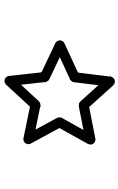
#> input picture ch04_featuredetector/zener_star.jpg, 118 x 189 px
$ jupyter execute Harriscorner.ipynb
#> lines starting #> are read from the running program, lines starting #| are printed output that depends on the picture; after the words box and inside, x2 and y2 are one past the last pixel; in counts of white or black regions, pixels touching at a corner belong together; long printed decimals are rounded
[cell 1]
import cv2
import numpy as np
import matplotlib.pyplot as plt

[cell 2]
#filepath = 'triangle.png' #'zener_star.jpg'
filepath = 'zener_star.jpg'
src = cv2.imread(filepath)
#> src is the input picture: shape (189, 118, 3); mean B, G, R 216.1, 216.1, 216.1

[cell 3]
plt.imshow(src)

[cell 4]
rows, cols, channels = src.shape
#> rows = 189; cols = 118; channels = 3

# Rotation 변화, Invariant?
M = cv2.getRotationMatrix2D( (cols/2, rows/4),  45, 1.5 )  # center, rotation, scale
src1 = cv2.warpAffine( src, M, (cols*4//2, rows*2//2), borderValue=(255, 255, 255))  # 변형하고 주변을 하얀색으로 채움
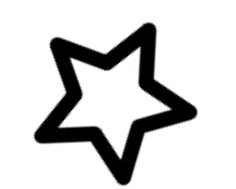
#> src1: shape (189, 236, 3); mean B, G, R 211.3, 211.3, 211.3

[cell 5]
plt.imshow(src1)

[cell 6]
gray = cv2.cvtColor(src1, cv2.COLOR_BGR2GRAY)

[cell 7]
bs = 7;  #5
res = cv2.cornerHarris(gray, blockSize=bs, ksize=3, k=0.04)
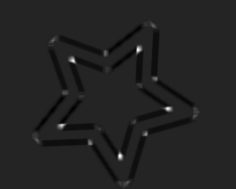
#> res: shape (189, 236) float32; min -0.00185, max 0.0112, mean -6.33e-05; drawn with min black and max white

[cell 8]
plt.imshow(res, cmap='gray')

[cell 9]
T_harris = 0.01 #0.02
ret, res_bin = cv2.threshold(res, T_harris, 255, cv2.THRESH_BINARY)
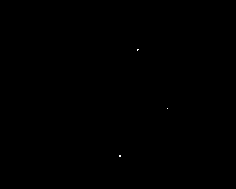
#> res_bin: shape (189, 236) float32; 0.02% white in thin lines or dots, all inside (x1, y1, x2, y2) = (119, 49, 168, 157)
#> ret = 0.01
res_bin = cv2.dilate(res_bin, None) # 3x3 rect kernel
#> res_bin: shape (189, 236) float32; 0.09% white; 3 white regions (3 under 20 px)
res_bin = np.uint8(res_bin)
#> res_bin: shape (189, 236); 0.09% white; 3 white regions (3 under 20 px)

[cell 10]
plt.imshow(res_bin, cmap='gray')

[cell 11]
ret, labels, stats, centroids = cv2.connectedComponentsWithStats(res_bin)
#> labels: shape (189, 236) int32; 4 distinct labels, from 0 to 3
#> ret = 4; stats = [[0, 0, 236, 189, 44564], [136, 48, 4, 4, 15], [166, 107, 3, 3, 9], [118, 154, 4, 4, 16]]; centroids = [[117.5, 93.99], [137.4, 49.4], [167, 108], [119.5, 155.5]]
print('centroids.shape=', centroids.shape)
#| centroids.shape= (4, 2)
print('centroids=',centroids)
#| centroids= [[117.483  93.990]
#|  [137.4         49.4       ]
#|  [167.         108.        ]
#|  [119.5        155.5       ]]
centroids = np.float32(centroids[1:, :])  # 배경영역제거
#> centroids = [[137.4, 49.4], [167, 108], [119.5, 155.5]]

[cell 12]
term_crit=(cv2.TERM_CRITERIA_MAX_ITER + cv2.TERM_CRITERIA_EPS,10, 0.001)
corners = cv2.cornerSubPix(gray, centroids, (5,5), (-1,-1), term_crit)
#> corners = [[139.8, 46.1], [171.1, 109], [120.3, 158.9]]
print('corners=',corners)
#| corners= [[139.756   46.099]
#|  [171.054  108.967 ]
#|  [120.298 158.882   ]]

[cell 13]
dst = src1.copy()
for x, y in corners:
    cv2.circle(dst, (int(x), int(y)), 1, (0,0,255), 1)
#> this loop made 3 passes
#> dst: shape (189, 236, 3); 0.03% of pixels changed, all inside (x1, y1, x2, y2) = (119, 45, 173, 160)
